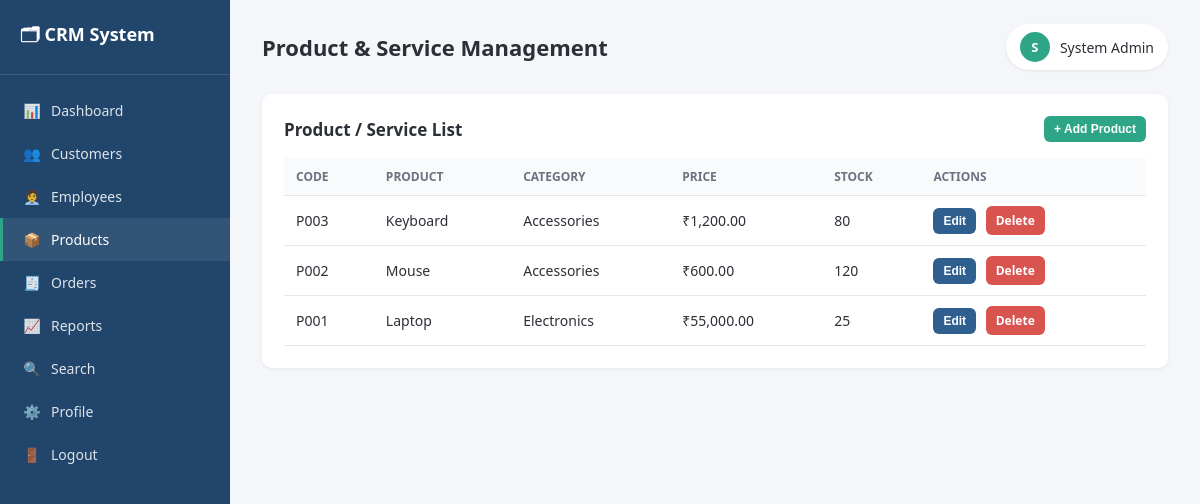
The app's page /products.php (signed in) with its own data.
### tables this page shows
CREATE TABLE IF NOT EXISTS products (
    id INT AUTO_INCREMENT PRIMARY KEY,
    product_code VARCHAR(20) NOT NULL UNIQUE,    
    name VARCHAR(100) NOT NULL,
    category VARCHAR(100) DEFAULT NULL,
    price DECIMAL(10,2) NOT NULL DEFAULT 0,
    stock INT NOT NULL DEFAULT 0,
    created_at TIMESTAMP DEFAULT CURRENT_TIMESTAMP
);

### config.php (called while the page is built, shortened)
<?php
function h($str) {
    return htmlspecialchars($str ?? '', ENT_QUOTES, 'UTF-8');
}

### products.php (the view, shortened to what this page needs)
<?php
require_once 'config.php';
$products = $conn->query("SELECT * FROM products ORDER BY id DESC");
?>
<!DOCTYPE html>
<html lang="en">
<head>
<link rel="stylesheet" href="assets/css/style.css">
</head>
<body>
<div class="app-shell">
  <?php include 'includes/sidebar.php'; ?>
  <main class="main">
    <?php include 'includes/topbar.php'; ?>
    <div class="card">
      <div class="card-header">
        <h3>Product / Service List</h3>
        <button class="btn btn-success btn-sm" onclick="document.getElementById('addModal').classList.add('show')">+ Add Product</button>
      </div>
      <table class="data-table">
        <thead><tr><th>Code</th><th>Product</th><th>Category</th><th>Price</th><th>Stock</th><th>Actions</th></tr></thead>
        <tbody>
        <?php if ($products->num_rows === 0): ?>
          <tr><td colspan="6">No products found.</td></tr>
        <?php else: while ($p = $products->fetch_assoc()): ?>
          <tr>
            <td><?= h($p['product_code']) ?></td>
            <td><?= h($p['name']) ?></td>
            <td><?= h($p['category']) ?></td>
            <td>₹<?= number_format($p['price'], 2) ?></td>
            <td><?= (int)$p['stock'] ?><?php if ($p['stock'] < 10): ?> <span class="badge badge-cancelled">Low</span><?php endif; ?></td>
            <td class="action-icons">
              <button class="btn btn-primary btn-sm" onclick='openEdit(<?= json_encode($p) ?>)'>Edit</button>
              <a class="btn btn-danger btn-sm" href="products.php?delete=<?= $p['id'] ?>" onclick="return confirm('Delete this product?')">Delete</a>
            </td>
          </tr>
        <?php endwhile; endif; ?>
        </tbody>
      </table>
    </div>
  </main>
</div>
</body>
</html>

### assets/css/style.css (style rules this page uses)
:root { --primary: #2f5f8f; --primary-dark: #21456b; --accent: #2fa587; --bg: #f4f6f9; --card-bg: #ffffff; --text: #2b2f36; --muted: #6b7280; --border: #e3e7ec; --danger: #d9534f; --warning: #e0a800; --sidebar-width: 230px; }
* { box-sizing: border-box; }
body { margin: 0; font-family: 'Segoe UI', Roboto, Arial, sans-serif; background: var(--bg); color: var(--text); }
a { text-decoration: none; color: inherit; }
.btn { display: inline-block; padding: 10px 18px; border-radius: 6px; border: none; cursor: pointer; font-size: 14px; font-weight: 600; transition: background 0.2s, transform .05s; }
.btn-primary { background: var(--primary); color: #fff; }
.btn-success { background: var(--accent); color: #fff; }
.btn-danger { background: var(--danger); color: #fff; }
.btn-sm { padding: 6px 10px; font-size: 12px; }
.app-shell { display: flex; min-height: 100vh; }
.main { margin-left: var(--sidebar-width); flex: 1; padding: 24px 32px; width: calc(100% - var(--sidebar-width)); }
.card { background: var(--card-bg); border-radius: 10px; padding: 22px; box-shadow: 0 1px 4px rgba(0,0,0,0.06); margin-bottom: 24px; }
.card-header { display: flex; justify-content: space-between; align-items: center; margin-bottom: 16px; flex-wrap: wrap; gap: 10px; }
.card-header h3 { margin: 0; font-size: 17px; }
table.data-table { width: 100%; border-collapse: collapse; font-size: 14px; }
table.data-table th, table.data-table td { padding: 10px 12px; text-align: left; border-bottom: 1px solid var(--border); }
table.data-table th { background: #f8fafc; font-weight: 600; color: var(--muted); font-size: 12px; text-transform: uppercase; }
.action-icons a, .action-icons button { margin-right: 6px; }

### records on screen
products: product_code "P003", name "Keyboard", category "Accessories", price "1,200.00", stock "80"
products: product_code "P002", name "Mouse", category "Accessories", price "600.00", stock "120"
products: product_code "P001", name "Laptop", category "Electronics", price "55,000.00", stock "25"

### other values on screen
$page_title "Product & Service Management"
$initials "S"
$_SESSION['admin_name'] "System Admin"
